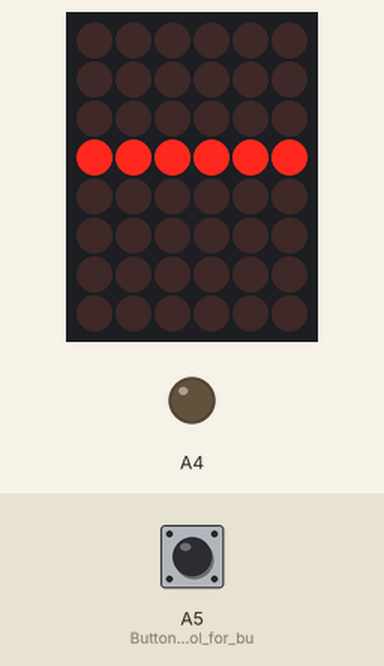
This sketch was run on a simulated Arduino Uno, built with avr-gcc and run on an emulated ATmega328P. On the bench: 6×8 LED matrix, output pins drawn as LEDs (lit = HIGH). Wiring (inferred from the names in the program): LED matrix (orientation assumed): rows pin 9, pin 8, pin 7, pin 6, pin 5, pin 4, pin 3, pin 2; columns pin 11, pin 12, pin 13, A0, A1, A2. Dashed ring = blinking. Inputs (shaded band) come from the test bench; at power-on: A5 (Button_and_control_for_bu) LOW. Pins used as bus, display or sensor lines are not drawn.

Above: at 1.2 s.
1.3 s: A5 (Button_and_control_for_bu) pulled HIGH for 0.15 s
At 3.9 s:
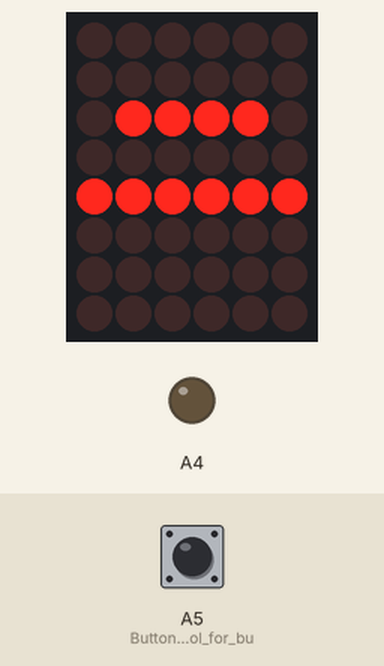
4.4 s: A5 (Button_and_control_for_bu) pulled HIGH for 1 s
At 5.8 s:
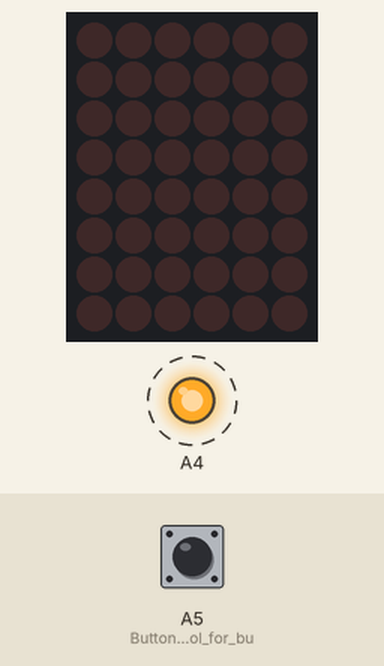
6.0 s: A5 (Button_and_control_for_bu) pulled HIGH for 3.2 s
At 11.6 s:
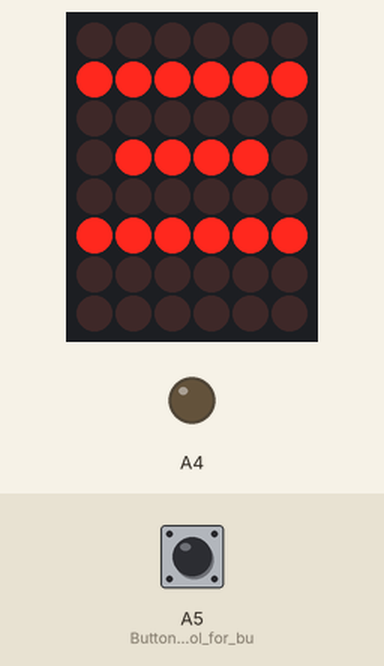
12.2 s: A5 (Button_and_control_for_bu) pulled HIGH for 0.15 s
At 16.8 s:
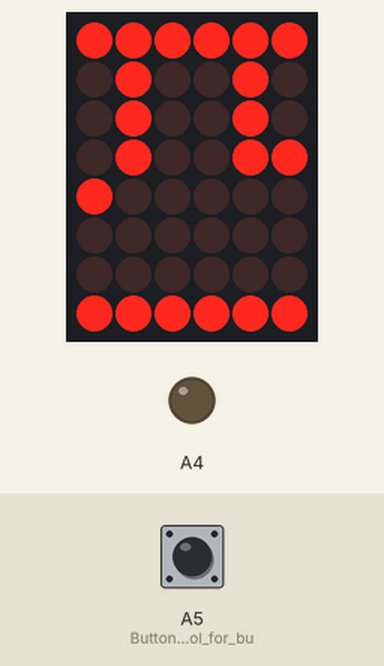
18.3 s: A5 (Button_and_control_for_bu) driven HIGH
At 19.2 s:
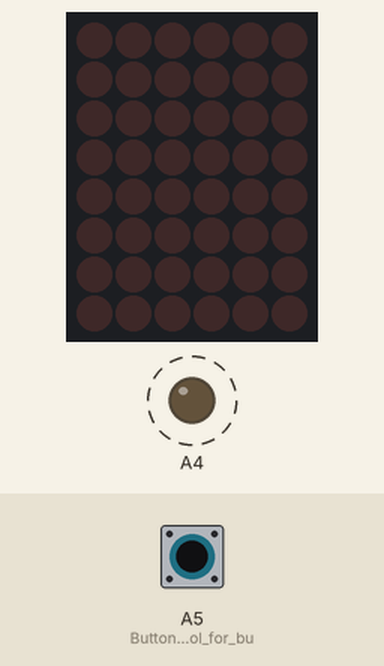
Timing chart, 0 to 20.8 s (numbered marks = the images above; inputs shaded):
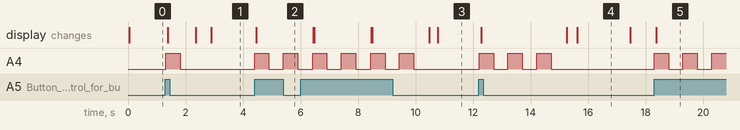

Measured:
- after the input at 1.3 s, A4: LOW → HIGH at once, → LOW 0.50 s later; the display: first changes after 0.08 s (image 1 shows a later state)
- after the input at 4.4 s, A4: alternates HIGH for 0.50 s and LOW for 0.50 s, starting at once; the display: changes after 0.06 s (image 2)
- after the input at 6.0 s, A4: alternates HIGH for 0.50 s and LOW for 0.50 s, 8 changes in all, then stays LOW, starting after 0.42 s
- after the input at 12.2 s, A4: alternates HIGH for 0.50 s and LOW for 0.50 s, 6 changes in all, then stays LOW, starting at once; the display: first changes after 0.08 s (image 4 shows a later state)
- after the input at 18.3 s, A4: alternates HIGH for 0.50 s and LOW for 0.50 s, starting at once; the display: changes after 0.08 s (image 5)
- what the display in image 4 shows lasts 1.9 s, from 15.6 s to 17.5 s

The sketch:

project_2.ino
```cpp
// PROJECT  : Unit 2 Clock
// PURPOSE  : Create a clock that counts in a number system other than roman characters,
//			  And incorporates a second sense
// COURSE   : IB Computer Sciences
// AUTHOR   : Sebastiano Giannelli Viscardi, Elia Kobayashi, Su Thiri Kyaw
// DATE     : 2021-12-01 to 2021-12-18
// MCU      : ATMEGA328p with Arduino Uno Rev3
// STATUS   : Operational

//Rows
#define R1 9
#define R2 8
#define R3 7
#define R4 6
#define R5 5
#define R6 4
#define R7 3
#define R8 2
//Columns
#define C1 10
#define C2 11
#define C3 12
#define C4 13
#define C5 A0
#define C6 A1
#define C7 A2
#define C8 A3

//Current Time
uint8_t current = 0;

//Bitmaps for each kanji character

  int jap1 [8] [8] = {
    {0,0,0,0,0,0,0,0},
    {0,0,0,0,0,0,0,0},
    {0,0,0,0,0,0,0,0},
    {0,1,1,1,1,1,1,0},
    {0,0,0,0,0,0,0,0},
    {0,0,0,0,0,0,0,0},
    {0,0,0,0,0,0,0,0},
    {0,0,0,0,0,0,0,0}
  };
  int jap2[8] [8] = {
    {0,0,0,0,0,0,0,0},
    {0,0,0,0,0,0,0,0},
    {0,0,1,1,1,1,0,0},
    {0,0,0,0,0,0,0,0},
    {0,1,1,1,1,1,1,0},
    {0,0,0,0,0,0,0,0},
    {0,0,0,0,0,0,0,0},
    {0,0,0,0,0,0,0,0}
  };
  int jap3[8] [8] = {
    {0,0,0,0,0,0,0,0},
    {0,1,1,1,1,1,1,0},
    {0,0,0,0,0,0,0,0},
    {0,0,1,1,1,1,0,0},
    {0,0,0,0,0,0,0,0},
    {0,1,1,1,1,1,1,0},
    {0,0,0,0,0,0,0,0},
    {0,0,0,0,0,0,0,0}
  };
 int jap4[8][8] = {
    {1,1,1,1,1,1,1,1},
    {1,0,1,0,0,1,0,1},
    {1,0,1,0,0,1,0,1},
    {1,0,1,0,0,1,1,1},
    {1,1,0,0,0,0,0,1},
    {1,0,0,0,0,0,0,1},
    {1,0,0,0,0,0,0,1},
    {1,1,1,1,1,1,1,1},
 };
  int jap5[8] [8] = {
    {0,0,0,0,0,0,0,0},
    {0,1,1,1,1,1,1,0},
    {0,0,1,0,0,0,0,0},
    {0,1,1,1,1,1,0,0},
    {0,0,1,0,0,1,0,0},
    {0,0,1,0,0,1,0,0},
    {0,1,1,1,1,1,1,0},
    {0,0,0,0,0,0,0,0}
  };
  int jap6[8] [8] = {
    {0,0,0,0,0,0,0,0},
    {0,0,0,1,1,0,0,0},
    {0,1,1,1,1,1,1,0},
    {0,0,0,0,0,0,0,0},
    {0,0,1,0,0,1,0,0},
    {0,1,0,0,0,0,1,0},
    {1,0,0,0,0,0,0,1},
    {0,0,0,0,0,0,0,0}
  };
  int jap7[8] [8] = {
    {0,0,0,0,0,0,0,0},
    {0,0,1,0,0,0,0,0},
    {0,0,1,0,1,1,0,0},
    {0,0,1,1,0,0,1,0},
    {1,1,1,0,0,0,0,0},
    {0,0,1,0,0,1,0,0},
    {0,0,1,1,1,1,0,0},
    {0,0,0,0,0,0,0,0}
  };
  int jap8[8] [8] = {
    {0,0,0,0,0,0,0,0},
    {0,0,1,1,1,0,0,0},
    {0,0,0,0,0,1,0,0},
    {0,0,0,0,0,1,0,0},
    {0,1,1,0,0,1,1,0},
    {0,1,0,0,0,0,1,0},
    {0,1,0,0,0,0,1,1},
    {0,0,0,0,0,0,0,0}
  };
  int jap9[8] [8] = {
    {0,0,0,1,0,0,0,0},
    {0,1,1,1,1,1,0,0},
    {0,0,0,1,0,1,0,0},
    {0,0,1,1,0,1,0,0},
    {0,0,1,0,0,1,0,0},
    {0,1,1,0,0,1,0,1},
    {0,1,0,0,0,0,1,0},
    {0,0,0,0,0,0,0,0}
  };
  int jap10[8] [8] = {
    {0,0,0,0,0,0,0,0},
    {0,0,0,1,0,0,0,0},
    {0,0,0,1,0,0,0,0},
    {0,1,1,1,1,1,0,0},
    {0,0,0,1,0,0,0,0},
    {0,0,0,1,0,0,0,0},
    {0,0,0,0,0,0,0,0},
    {0,0,0,0,0,0,0,0}
  };
  int jap11[8] [8] = {
    {0,0,0,0,0,0,0,0},
    {0,0,0,0,0,0,0,0},
    {0,1,0,0,0,0,0,0},
    {1,1,1,0,1,1,1,1},
    {0,1,0,0,0,0,0,0},
    {0,0,0,0,0,0,0,0},
    {0,0,0,0,0,0,0,0},
    {0,0,0,0,0,0,0,0}
  };
  int jap12[8] [8] = {
    {0,0,0,0,0,0,0,0},
    {0,0,0,0,0,0,0,0},
    {0,1,0,0,0,1,1,0},
    {1,1,1,0,0,0,0,0},
    {0,1,0,0,1,1,1,1},
    {0,0,0,0,0,0,0,0},
    {0,0,0,0,0,0,0,0},
    {0,0,0,0,0,0,0,0}
  };

void setup() { //Serial simply for testing, all pins are setup for matrix, along with buzzer and button
  Serial.begin(9600);
   pinMode(R1, OUTPUT);
   pinMode(R2, OUTPUT);
   pinMode(R3, OUTPUT);
   pinMode(R4, OUTPUT);
   pinMode(R5, OUTPUT);
   pinMode(R6, OUTPUT);
   pinMode(R7, OUTPUT);
   pinMode(R8, OUTPUT);
   pinMode(C1, OUTPUT);
   pinMode(C2, OUTPUT);
   pinMode(C3, OUTPUT);
   pinMode(C4, OUTPUT);
   pinMode(C5, OUTPUT);
   pinMode(C6, OUTPUT);
   pinMode(C7, OUTPUT);
   pinMode(C8, OUTPUT);


  digitalWrite(R1,HIGH); //All pins are inverted, so as to clear the matrix
  digitalWrite(R2,HIGH);
  digitalWrite(R3,HIGH);
  digitalWrite(R4,HIGH);
  digitalWrite(R5,HIGH);
  digitalWrite(R6,HIGH);
  digitalWrite(R7,HIGH);
  digitalWrite(R8,HIGH);
  digitalWrite(C1,LOW);
  digitalWrite(C2,LOW);
  digitalWrite(C3,LOW);
  digitalWrite(C4,LOW);
  digitalWrite(C5,LOW);
  digitalWrite(C6,LOW);
  digitalWrite(C7,LOW);
  digitalWrite(C8,LOW);
  digitalWrite(A4,LOW);

  pinMode(A5, INPUT); //Button and control for buzzer
  pinMode(A4, OUTPUT);
}


void SelectRow(int row){
  //used with for loop to itterate through rows
  //If row not selected, it is empty
  if (row==1) digitalWrite(R1,LOW); else digitalWrite(R1,HIGH);
  if (row==2) digitalWrite(R2,LOW); else digitalWrite(R2,HIGH);
  if (row==3) digitalWrite(R3,LOW); else digitalWrite(R3,HIGH);
  if (row==4) digitalWrite(R4,LOW); else digitalWrite(R4,HIGH);
  if (row==5) digitalWrite(R5,LOW); else digitalWrite(R5,HIGH);
  if (row==6) digitalWrite(R6,LOW); else digitalWrite(R6,HIGH);
  if (row==7) digitalWrite(R7,LOW); else digitalWrite(R7,HIGH);
  if (row==8) digitalWrite(R8,LOW); else digitalWrite(R8,HIGH);
}

void Set_LED_in_Active_Row(int column, int state){
  //Itterate through column, to find which LED should be on. Column variable is colmbined with a for loop,
  //and we pull data from the column array and write to corresponding state.
  int carray[8]={C1, C2, C3, C4, C5, C6, C7, C8};
  digitalWrite(carray[column-1], state);
}

void Clear(){ //Clears board
    int state = 0;
  for (int l=2; l<10; l++){//Counts through and writes all rows high
      digitalWrite(l, HIGH);
    }
  for (int k=1;k<9;k++){//Sets all columns off
    Set_LED_in_Active_Row(k, 0);
  }

}


void loop() {
  current++;//integer that counts current time
  if(current>12){current=1;} //if time is past 12, go back to 1

  for (int time=0;time<100;time++){//Decides how much time between itterations
    for (int j=0;j<8;j++){//Count through each row from 0-8
    Clear();//Clear matrix
    SelectRow(j+1);//Select the next row
      for (int i=0;i<8;i++){//For loop to count through columns
        switch(current){//Switch case corresponding to each bitmap
          case 1:
          Set_LED_in_Active_Row(i+1 ,jap1[j][i]);
          break;

          case 2:
          Set_LED_in_Active_Row(i+1 ,jap2[j][i]);
          break;

          case 3:
          Set_LED_in_Active_Row(i+1 ,jap3[j][i]);
          break;

          case 4:
          Set_LED_in_Active_Row(i+1 ,jap4[j][i]);
          break;

          case 5:
          Set_LED_in_Active_Row(i+1 ,jap5[j][i]);
          break;

          case 6:
          Set_LED_in_Active_Row(i+1 ,jap6[j][i]);
          break;

          case 7:
          Set_LED_in_Active_Row(i+1 ,jap7[j][i]);
          break;

          case 8:
          Set_LED_in_Active_Row(i+1 ,jap8[j][i]);
          break;

          case 9:
          Set_LED_in_Active_Row(i+1 ,jap9[j][i]);
          break;

          case 10:
          Set_LED_in_Active_Row(i+10,jap10[j][i]);
          break;

          case 11:
          Set_LED_in_Active_Row(i+1 ,jap11[j][i]);
          break;

          case 12:
          Set_LED_in_Active_Row(i+1 ,jap12[j][i]);
          break;
        }
      }
      delay(2);
    }
	if(digitalRead(A5)==HIGH){ //If the button is pressed, play buzzer based off of time
  		for(int i=0; i<current; i++){
     		digitalWrite(A4, HIGH);
      	 	delay(500);
  			digitalWrite(A4, LOW);
  			delay(500);
    		//Serial.print("counted"); //Test code, can be ommitted
   			}
   	 	}
	}
}
```
